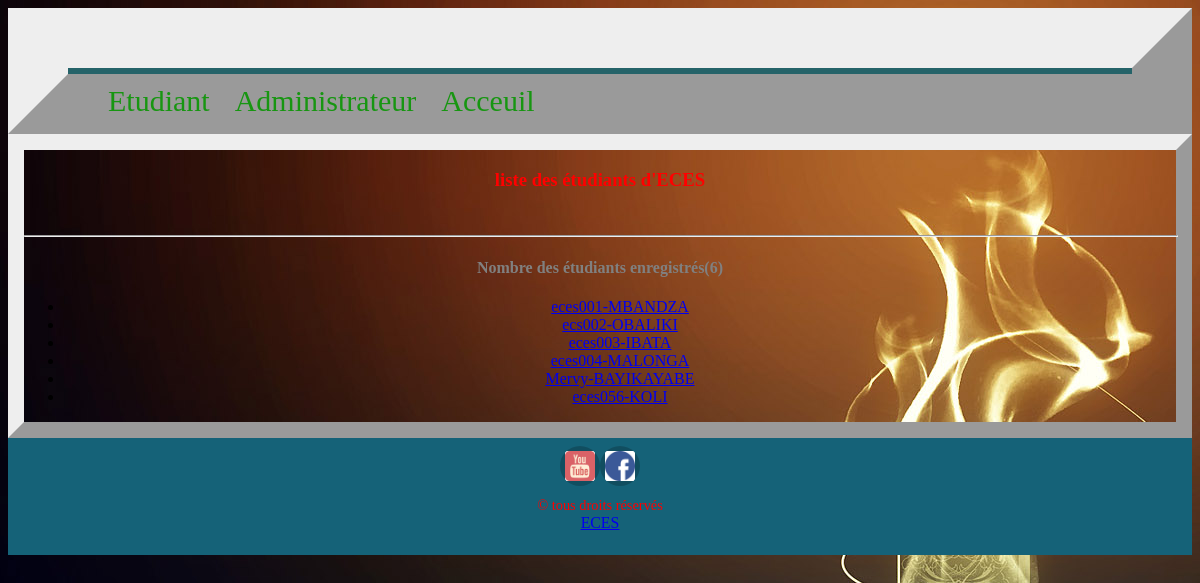
/etudiant/, run on the app's committed database.
### application/models.py (models this page shows, shortened)
class Etudiant(models.Model):
	nom=models.CharField(max_length=30)
	prenom=models.CharField(max_length=30)
	matricule=models.CharField(max_length=20)
	adresse=models.CharField(max_length=100)
	option=models.CharField(max_length=100)
	niveau=models.CharField(max_length=20)
	description=models.TextField()
	photo=models.ImageField()

### application/views.py (the view)
# urls.py: path('etudiant/',views.etudiant,name="etudiant"),
def etudiant(request):
	etudiant=Etudiant.objects.all()
	return render(request,"pages/etudiant.html",{'etudiant':etudiant})

### application/templates/pages/etudiant.html
{% extends 'mise en page/base.html'%}
{% block content %}
<h3>liste des étudiants d'ECES</h3><br>
<hr>
<h4 style="color:gray">Nombre des étudiants enregistrés({{etudiant|length}})</h4>
<ul style="font-family: impact: ">
	{%for etudiant in etudiant%}
	<li><a href="{% url 'profils' etudiant.id %}">{{etudiant.matricule}}-{{etudiant.nom|upper}}</a></li>
	{% endfor %}
</ul>
{%endblock%}

### application/templates/mise en page/base.html (shortened to what this page needs)
{% load static %}
<!DOCTYPE html>
<html lang="fr">
<head>
	<link rel="stylesheet" type="text/css" href="{%static 'css/responsive.css' %}">
	<link rel="stylesheet" type="text/css" href="{%static 'css/index.css' %}">
</head>
<body style="background-image: url(../static/images/car.jpg);">
	<center>
	<div class="pages">
		<div class="entete">
			{% include 'mise en page/navbar.html'%}
		</div>
		<div class="corps">
			{% block content %}
			{%endblock%}
		</div>
		<div class="pied">
			{% include 'mise en page/footer.html'%}
		</div>
	</div>
</body>
</html>

### application/templates/mise en page/navbar.html
<nav>
	<div class="navbar">
		<ul>
			<li><a href="{% url 'etudiant' %}">Etudiant</a></li>
			<li><a href="http://127.0.0.1:8000/admin">Administrateur</a></li>
			<li><a href="{% url 'acceuil' %}">Acceuil</a></li>
		</ul>
	</div>
</nav>

### application/templates/mise en page/footer.html (shortened to what this page needs)
<!DOCTYPE html>
<html>
<head>
</head>
<body>
<footer>
	<div class="conteneur">
	<a href="stanygivane.mbandza@facebook.com" class="social"><div class="fond-twi"></div><img src="medias/you.png" alt="social"></a>
	<a href="stanygivane.mbandza@facebook.com" class="social"><div class="fond-face"></div><img src="medias/face.png" alt="social"><div class="fond-twi"></div></a>
</div>
	<p style="font-size: 0.9em">&copy tous droits réservés<br/>
	<a href="http://www.eces-ecole.org" style="font-size: 1.1em;"> ECES</a></p>
</footer>
</body>
</html>

### application/static/css/index.css (style rules this page uses)
.entete { background-color:#179611 ; height: 150px; text-align: center; border-style :dotted; font-family: Arial Black; color:#179611; }
.navbar { float: center; margin-top: 11px; color:#179611; max-height :20px; }
.navbar ul li a { list-style-type: none; float: center; font-family: Arial Black; color:#179611; text-align: center; }
.navbar a { text-decoration: none; margin-right: 25px; font-size: 30px; float: center; color:#179611; }
.entete { background-color:#256369 ; height: 6px; border-width:60px; border-style:outset; color:#179611; }
.navbar { float: center; margin-top: 11px; max-height :12px; text-align: center; }
.navbar ul li { list-style-type: none; float: left; text-align: center; }
.navbar a { text-decoration: red; margin-right: 25px; color: bisque; font-size: 20px; text-align: center; }
.pied { background-color: #156278; padding: 8px; }
.pied p { text-align: center; color: red; padding: 1px; margin-top: 10px; }
.corps { height: 60px width:100px; border-width:16px; border-style:outset; text-align: center; }
h3 { color: gray; text-align: center; color: red; }
hr { width: 100%; font-family: Arial Black; text-decoration: red; }
.navbar a { font-size: 30px; text-align: center; }

### application/templates/mise en page/footer.html (style rules this page uses)
.conteneur { display: flex; justify-content: center; align-items: center; }
.social { position: relative; background-color: rgba(0,0,0,0.2); width: 40px; height: 40px; display: flex; justify-content: center; align-items: center; border-radius: 50%; overflow: hidden; }
.social img { z-index: 2; width: 30px; height: 30px; }

### data on the page
Etudiant: matricule "eces001", nom "MBANDZA"
Etudiant: matricule "ecs002", nom "OBALIKI"
Etudiant: matricule "eces003", nom "IBATA"
Etudiant: matricule "eces004", nom "MALONGA"
Etudiant: matricule "Mervy", nom "BAYIKAYABE"
Etudiant: matricule "eces056", nom "KOLI"

### other printed values
{{ etudiant|length }} "6"
